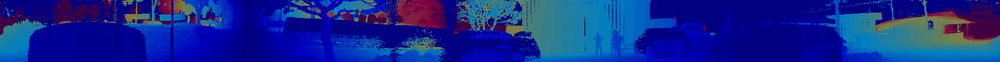
#> input picture LidarEvaluation/0706RangeImageoldJig_underlidar_outside1.png, 1000 x 62 px, shrunk from 2048 x 128 before the run; its folder holds only this picture in this run
$ python -i 3D_iou_evalution_ver2.1.py   (imports and definitions only)
#> lines starting #> are read from the running program, lines starting #| are printed output that depends on the picture
import os
import numpy as np
from tkinter import filedialog
from tkinter import messagebox
from scipy.spatial import ConvexHull
from numpy import *
import pandas as pd
import iou
import warnings

# [1 line not run here, left out]
import matplotlib.pyplot as plt
from mpl_toolkits.mplot3d.art3d import Poly3DCollection, Line3DCollection
import math
import gc

# row 생략 없이 출력
# [3 lines not run here, left out]


# [62 lines left out: functions select_folder, make_output_df, make_GT_df, make_IOU_df, not called in this run]


def get_class_from_str(input):
    return input.split(',')[8].replace('\\n', '').replace('\'', '').replace(']', '')


# [50 lines left out: functions sort_matchin_GT_output, str2list, not called in this run]


# GT, output annotation 정보를 취합한 dataframe으로 부터, iou+class 기반 매칭.
def matching_GT_output(result_frame):
    matching_df = pd.DataFrame()
    for j in range(len(result_frame['GT'])):
        if not chekc_isin_ROI(result_frame['GT'][j]):
            continue
        matching_df = matching_df.append(pd.Series(dtype="object", name=str(result_frame['GT'][j])))
    cnt = 0
    for i in range(len(result_frame['output'])):
        if not chekc_isin_ROI(result_frame['output'][i]):
            cnt += 1
            continue
        matching_df.insert(i - cnt, str(result_frame['output'][i]),
                           '')  # 열을 insert할 때는 index 인자를 넣어야 하는데, for문의 iterator로는 continue 문의 상황을 반영하지 못하므로 cnt를 감하여 보정.
    matching_df2 = matching_df.copy()
    for GT_i in range(matching_df2.shape[0]):
        for output_i in range(matching_df2.shape[1]):
            matching_df2.iloc[GT_i][matching_df2.columns.values[output_i]] = \
            iou.evaluate_IoU(str2list(matching_df2.index[GT_i]), str2list(matching_df2.columns.values[output_i]), 0.5)[0]
    draw_3d_Bbox(matching_df2)  # 정보 취합된 dataframe으로부터 시각화
    return sort_matchin_GT_output(matching_df2)


# 시각화
draw_cnt = 0

fig = plt.figure()
ax2 = fig.add_subplot(122)


ax = fig.add_subplot(121, projection='3d')
# [3 lines not run here, left out]

xyz_lim = 15
font = {'family': 'Times New Roman',
      'color':  'blue',
      'weight': 'bold',
      'size': 12}

# [60 lines left out: function draw_3d_Bbox, not called in this run]


VROI = [-22.5, +22.5]  # 60분법 각도
HROI = [0, 360]
MINIMUM_SIZE_X = 0
MINIMUM_SIZE_Y = 0


# [8 lines of commented-out code are left out]
# [12 lines left out: function chekc_isin_ROI, not called in this run]


file_len = 0
# [47 lines not run here, left out]

>>> import cv2
>>> picture = cv2.imread('0706RangeImageoldJig_underlidar_outside1.png', cv2.IMREAD_GRAYSCALE)
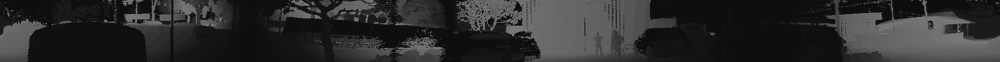
#> picture: shape (62, 1000); min 12, max 141, mean 44.7
#> (the run stopped early here; a loop or call above may not have finished)

$ run again, on LidarEvaluation/0706SignalImagenewJig_underlidar_outside.png
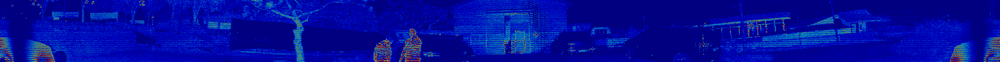
#> input picture LidarEvaluation/0706SignalImagenewJig_underlidar_outside.png, 1000 x 62 px, shrunk from 2048 x 128 before the run
#> `picture = cv2.imread('0706RangeImageoldJig_underlidar_outside1.png', c..`:
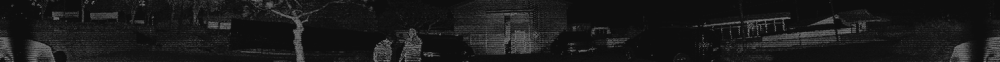
#> picture: shape (62, 1000); min 13, max 126, mean 26.2
